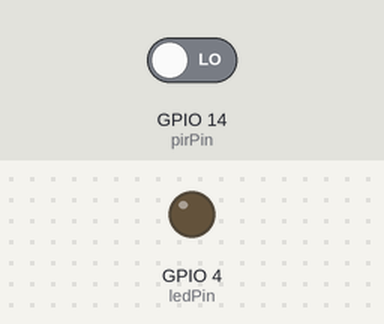
Simulated run of this sketch. Board: ESP32. Shown: output pins drawn as LEDs (lit = HIGH). The inputs (shaded band) are chosen by the test bench; at power-on: GPIO 14 (pirPin) LOW. WiFi joins after 1.5 s; servers stay silent unless stated; uploads are accepted with an empty reply; the camera gives no picture; what the sketch prints to the serial monitor is not drawn.

Above: at 3.0 s.
3.1 s: GPIO 14 (pirPin) driven HIGH
At 6.1 s:
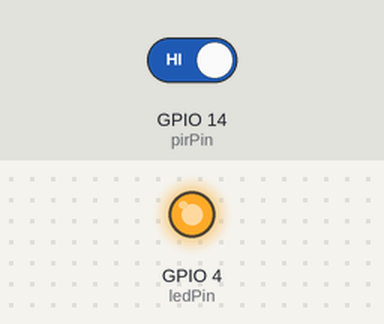
Timing chart, 0 to 13.1 s (numbered marks = the images above; inputs shaded):
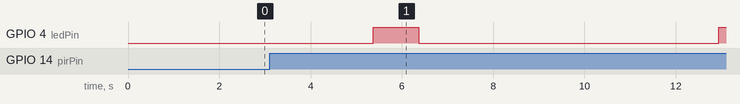

The sketch:

esp32cam_captpir.ino
```cpp
#include <Arduino.h>
#include <WiFi.h>
#include "soc/soc.h"
#include "soc/rtc_cntl_reg.h"
#include "esp_camera.h"

const char* ssid = "?"; // Isi dengan nama SSID WiFi Anda
const char* password = "ferdykurnia"; // Isi dengan kata sandi WiFi Anda

String serverName = "penlok.mqdd.cloud"; // Ganti dengan alamat web hosting Anda
String serverPath = "/www/wwwroot/penlok.mqdd.cloud/api.php"; // Ganti dengan path file PHP untuk menerima upload
const int serverPort = 80;

WiFiClient client;

// CAMERA_MODEL_AI_THINKER
#define PWDN_GPIO_NUM 32
#define RESET_GPIO_NUM -1
#define XCLK_GPIO_NUM 0
#define SIOD_GPIO_NUM 26
#define SIOC_GPIO_NUM 27

#define Y9_GPIO_NUM 35
#define Y8_GPIO_NUM 34
#define Y7_GPIO_NUM 39
#define Y6_GPIO_NUM 36
#define Y5_GPIO_NUM 21
#define Y4_GPIO_NUM 19
#define Y3_GPIO_NUM 18
#define Y2_GPIO_NUM 5
#define VSYNC_GPIO_NUM 25
#define HREF_GPIO_NUM 23
#define PCLK_GPIO_NUM 22

const int pirPin = 14; // Pin untuk sensor PIR
const int ledPin = 4; // Pin untuk lampu LED (flash)

void setup() {
  WRITE_PERI_REG(RTC_CNTL_BROWN_OUT_REG, 0);
  Serial.begin(115200);

  WiFi.mode(WIFI_STA);
  Serial.println();
  Serial.print("Connecting to ");
  Serial.println(ssid);
  WiFi.begin(ssid, password);
  while (WiFi.status() != WL_CONNECTED) {
    Serial.print(".");
    delay(500);
  }
  Serial.println();
  Serial.print("ESP32-CAM IP Address: ");
  Serial.println(WiFi.localIP());

  pinMode(pirPin, INPUT);
  pinMode(ledPin, OUTPUT);

  camera_config_t config;
  config.ledc_channel = LEDC_CHANNEL_0;
  config.ledc_timer = LEDC_TIMER_0;
  config.pin_d0 = Y2_GPIO_NUM;
  config.pin_d1 = Y3_GPIO_NUM;
  config.pin_d2 = Y4_GPIO_NUM;
  config.pin_d3 = Y5_GPIO_NUM;
  config.pin_d4 = Y6_GPIO_NUM;
  config.pin_d5 = Y7_GPIO_NUM;
  config.pin_d6 = Y8_GPIO_NUM;
  config.pin_d7 = Y9_GPIO_NUM;
  config.pin_xclk = XCLK_GPIO_NUM;
  config.pin_pclk = PCLK_GPIO_NUM;
  config.pin_vsync = VSYNC_GPIO_NUM;
  config.pin_href = HREF_GPIO_NUM;
  config.pin_sscb_sda = SIOD_GPIO_NUM;
  config.pin_sscb_scl = SIOC_GPIO_NUM;
  config.pin_pwdn = PWDN_GPIO_NUM;
  config.pin_reset = RESET_GPIO_NUM;
  config.xclk_freq_hz = 20000000;
  config.pixel_format = PIXFORMAT_JPEG;

  // init with high specs to pre-allocate larger buffers
  if (psramFound()) {
    config.frame_size = FRAMESIZE_VGA;
    config.jpeg_quality = 12; //0-63 lower number means higher quality
    config.fb_count = 2;
  } else {
    config.frame_size = FRAMESIZE_SVGA;
    config.jpeg_quality = 8; //0-63 lower number means higher quality
    config.fb_count = 1;
  }

  // camera init
  esp_err_t err = esp_camera_init(&config);
  if (err != ESP_OK) {
    Serial.printf("Camera init failed with error 0x%x", err);
    delay(1000);
    ESP.restart();
  }

  sensor_t* s = esp_camera_sensor_get();
  s->set_framesize(s, FRAMESIZE_SVGA); //UXGA|SXGA|XGA|SVGA|VGA|CIF|QVGA|HQVGA|QQVGA
}

void loop() {
  // Baca status sensor PIR
  int pirState = digitalRead(pirPin);

  // Jika sensor mendeteksi gerakan, lakukan proses pengambilan foto dan nyalakan lampu LED
  if (pirState == HIGH) {
    Serial.println("Gerakan terdeteksi!");
    sendPhoto();
    digitalWrite(ledPin, HIGH); // Nyalakan lampu LED (flash)
    delay(1000); // Tahan lampu LED selama 1 detik
    digitalWrite(ledPin, LOW); // Matikan lampu LED (flash)
    delay(5000); // Tambahkan penundaan untuk mencegah pengambilan foto berulang
  } else {
    Serial.println("Tidak ada gerakan yang terdeteksi.");
    delay(1000); // Tambahkan penundaan sebelum membaca sensor lagi
  }
}

void sendPhoto() {
  String AllData;
  String DataBody;

  //pre capture for accurate timing
  for (int i = 0; i <= 3; i++) {
    camera_fb_t* fb = NULL;
    fb = esp_camera_fb_get();
    if (!fb) {
      Serial.println("Camera capture failed");
      delay(1000);
      ESP.restart();
      return;
    }
    esp_camera_fb_return(fb);
    delay(200);
  }

  camera_fb_t* fb = NULL;
  fb = esp_camera_fb_get();

  Serial.println("Connecting to server: " + serverName);

  if (client.connect(serverName.c_str(), serverPort)) {
    Serial.println("Connection successful!");

    String post_data = "--dataMarker\r\nContent-Disposition: form-data; name=\"imageFile\"; filename=\"_esp32Photo.jpg\"\r\nContent-Type: image/jpeg\r\n\r\n";
    String head = post_data;
    String boundary = "\r\n--dataMarker--\r\n";
    //Serial.println(head);
    uint32_t imageLen = fb->len;
    uint32_t dataLen = head.length() + boundary.length();
    uint32_t totalLen = imageLen + dataLen;

    client.println("POST " + serverPath + " HTTP/1.1");
    client.println("Host: " + serverName);
    client.println("Content-Length: " + String(totalLen));
    client.println("Content-Type: multipart/form-data; boundary=dataMarker");
    client.println();
    client.print(head);

    uint8_t* fbBuf = fb->buf;
    size_t fbLen = fb->len;
    //Serial.println(fbLen);
    for (size_t n = 0; n < fbLen; n = n + 1024) {
      if (n + 1024 < fbLen) {
        client.write(fbBuf, 1024);
        fbBuf += 1024;
      } else if (fbLen % 1024 > 0) {
        size_t remainder = fbLen % 1024;
        client.write(fbBuf, remainder);
      }
    }
    client.print(boundary);

    esp_camera_fb_return(fb);

    int timoutTimer = 10000;
    long startTimer = millis();
    boolean state = false;
    Serial.println("Response:");
    while ((startTimer + timoutTimer) > millis()) {
      Serial.print(".");
      delay(200);

      // Skip HTTP headers
      while (client.available()) {
        char c = client.read();
        if (c == '\n') {
          if (AllData.length() == 0) { state = true; }
          AllData = "";
        } else if (c != '\r') { AllData += String(c); }
        if (state == true) { DataBody += String(c); }
        startTimer = millis();
      }
      if (DataBody.length() > 0) { break; }
    }
    client.stop();
    Serial.println(DataBody);
    Serial.println("##############");
    Serial.println();

  } else {
    DataBody = "Connection to " + serverName + " failed.";
    Serial.println(DataBody);
  }
}
```

Measured:
- after the input at 3.1 s, GPIO 4 (ledPin): LOW → HIGH after 2.3 s, → LOW 1.0 s later, → HIGH 6.6 s later
